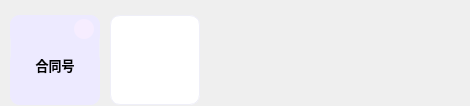
            <widget class="QWidget" name="scrollAreaWidgetContents">
             <property name="geometry">
              <rect>
               <x>0</x>
               <y>0</y>
               <width>470</width>
               <height>106</height>
              </rect>
             </property>
             <property name="maximumSize">
              <size>
               <width>16777215</width>
               <height>106</height>
              </size>
             </property>
             <layout class="QHBoxLayout" name="horizontalLayout_5">
              <property name="spacing">
               <number>10</number>
              </property>
              <property name="leftMargin">
               <number>10</number>
              </property>
              <property name="topMargin">
               <number>0</number>
              </property>
              <property name="rightMargin">
               <number>10</number>
              </property>
              <property name="bottomMargin">
               <number>0</number>
              </property>
              <item>
               <widget class="QWidget" name="keyName1" native="true">
                <property name="minimumSize">
                 <size>
                  <width>90</width>
                  <height>90</height>
                 </size>
                </property>
                <property name="maximumSize">
                 <size>
                  <width>75</width>
                  <height>75</height>
                 </size>
                </property>
                <property name="styleSheet">
                 <string notr="true">*{
background-color: rgb(237, 234, 255);
border:1px solid rgb(239, 239, 248);
border-radius:10px;
}
</string>
                </property>
                <layout class="QVBoxLayout" name="verticalLayout_8">
                 <property name="leftMargin">
                  <number>0</number>
                 </property>
                 <property name="topMargin">
                  <number>0</number>
                 </property>
                 <property name="rightMargin">
                  <number>0</number>
                 </property>
                 <property name="bottomMargin">
                  <number>0</number>
                 </property>
                 <item>
                  <widget class="QFrame" name="frame_9">
                   <property name="styleSheet">
                    <string notr="true">border:none</string>
                   </property>
                   <property name="frameShape">
                    <enum>QFrame::StyledPanel</enum>
                   </property>
                   <property name="frameShadow">
                    <enum>QFrame::Raised</enum>
                   </property>
                   <widget class="QPushButton" name="btn_writer_deleteKey">
                    <property name="geometry">
                     <rect>
                      <x>64</x>
                      <y>4</y>
                      <width>20</width>
                      <height>20</height>
                     </rect>
                    </property>
                    <property name="minimumSize">
                     <size>
                      <width>20</width>
                      <height>20</height>
                     </size>
                    </property>
                    <property name="maximumSize">
                     <size>
                      <width>20</width>
                      <height>20</height>
                     </size>
                    </property>
                    <property name="styleSheet">
                     <string notr="true">*{background-color:rgb(246, 237, 255);}
*:hover{
	
	background-color: rgb(223, 145, 146);
}

*:pressed{
background-color: rgb(203, 125, 126);
}</string>
                    </property>
                    <property name="text">
                     <string/>
                    </property>
                    <property name="icon">
                     <iconset resource="resource.qrc">
                      <normaloff>:/icons/icon/关闭.ico</normaloff>:/icons/icon/关闭.ico</iconset>
                    </property>
                   </widget>
                  </widget>
                 </item>
                 <item>
                  <widget class="QTextEdit" name="text_keyName">
                   <property name="maximumSize">
                    <size>
                     <width>16777215</width>
                     <height>54</height>
                    </size>
                   </property>
                   <property name="styleSheet">
                    <string notr="true">border:none;</string>
                   </property>
                   <property name="html">
                    <string>&lt;!DOCTYPE HTML PUBLIC &quot;-//W3C//DTD HTML 4.0//EN&quot; &quot;http://www.w3.org/TR/REC-html40/strict.dtd&quot;&gt;
&lt;html&gt;&lt;head&gt;&lt;meta name=&quot;qrichtext&quot; content=&quot;1&quot; /&gt;&lt;meta charset=&quot;utf-8&quot; /&gt;&lt;style type=&quot;text/css&quot;&gt;
p, li { white-space: pre-wrap; }
hr { height: 1px; border-width: 0; }
li.unchecked::marker { content: &quot;\2610&quot;; }
li.checked::marker { content: &quot;\2612&quot;; }
&lt;/style&gt;&lt;/head&gt;&lt;body style=&quot; font-family:'Microsoft YaHei UI'; font-size:11px; font-weight:400; font-style:normal;&quot;&gt;
&lt;p align=&quot;center&quot; style=&quot; margin-top:0px; margin-bottom:0px; margin-left:0px; margin-right:0px; -qt-block-indent:0; text-indent:0px;&quot;&gt;&lt;span style=&quot; font-size:10pt; font-weight:700;&quot;&gt;合同号&lt;/span&gt;&lt;/p&gt;&lt;/body&gt;&lt;/html&gt;</string>
                   </property>
                  </widget>
                 </item>
                </layout>
               </widget>
              </item>
              <item>
               <widget class="QWidget" name="writer_add_key" native="true">
                <property name="minimumSize">
                 <size>
                  <width>90</width>
                  <height>90</height>
                 </size>
                </property>
                <property name="maximumSize">
                 <size>
                  <width>75</width>
                  <height>75</height>
                 </size>
                </property>
                <property name="styleSheet">
                 <string notr="true">*{
background-color: rgb(255, 255, 255);
border:1px solid rgb(239, 239, 248);
border-radius:10px;
}
</string>
                </property>
                <layout class="QHBoxLayout" name="horizontalLayout_7">
                 <property name="leftMargin">
                  <number>0</number>
                 </property>
                 <property name="topMargin">
                  <number>0</number>
                 </property>
                 <property name="rightMargin">
                  <number>0</number>
                 </property>
                 <property name="bottomMargin">
                  <number>0</number>
                 </property>
                 <item>
                  <widget class="QPushButton" name="btn_writer_addKey">
                   <property name="minimumSize">
                    <size>
                     <width>90</width>
                     <height>90</height>
                    </size>
                   </property>
                   <property name="maximumSize">
                    <size>
                     <width>90</width>
                     <height>90</height>
                    </size>
                   </property>
                   <property name="styleSheet">
                    <string notr="true">*:hover{
	background-color: rgb(245, 245, 245);
}

*:pressed{
background-color: rgb(240, 240, 240);
}

*{
border-radius:10px;
}</string>
                   </property>
                   <property name="icon">
                    <iconset resource="resource.qrc">
                     <normaloff>:/icons/icon/添加.ico</normaloff>:/icons/icon/添加.ico</iconset>
                   </property>
                   <property name="iconSize">
                    <size>
                     <width>30</width>
                     <height>30</height>
                    </size>
                   </property>
                  </widget>
                 </item>
                </layout>
               </widget>
              </item>
              <item>
               <spacer name="horizontalSpacer_3">
                <property name="orientation">
                 <enum>Qt::Horizontal</enum>
                </property>
                <property name="sizeHint" stdset="0">
                 <size>
                  <width>40</width>
                  <height>20</height>
                 </size>
                </property>
               </spacer>
              </item>
             </layout>
            </widget>
